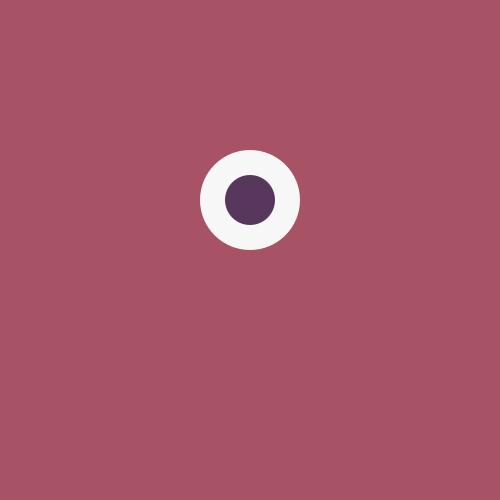
Frame 1 (no input)
Frame 60 (the mouse pressed at the canvas centre just before this capture): identical to frame 1, image omitted
Frame 120 (the mouse held since frame 60 and released just before this capture): identical to frame 1, image omitted

The Processing sketch that drew this single still picture (run headless with seeded random() and noise(); from frame 60 on, the mouse is pressed at the canvas centre):

// Processing sketch: processing_154659
// ── processing_154659.pde

void setup ()
{
  size (500, 500);
  smooth();
}

void draw ()
{
  background (#A75265);

  drawEye(width/2, 200);
}

void drawEye (float cx, float cy)
{
  float eyeCenterX = cx;
  float eyeCenterY = cy;

  float eyeBall = 100;
  float iris = 50;

  pushMatrix();
  translate (eyeCenterX, eyeCenterY);

  noStroke();
  fill (247);
  ellipse (0, 0, eyeBall, eyeBall);

  popMatrix();
  pushMatrix();

  float irisX = eyeCenterX;
  float irisY = eyeCenterY;

  translate (irisX, irisY);

  fill (#57385c);
  ellipse (0, 0, iris, iris);

  popMatrix();
}
